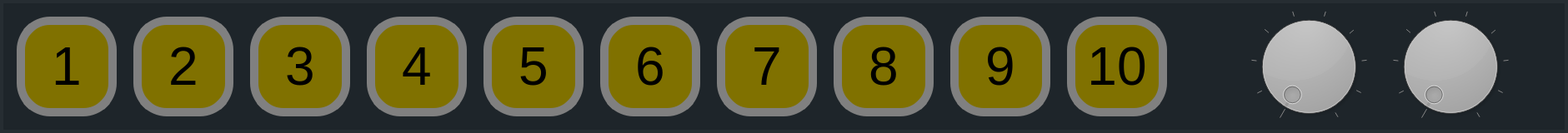
   <widget class="QGroupBox" name="groupBox_3">
    <property name="geometry">
     <rect>
      <x>20</x>
      <y>420</y>
      <width>1881</width>
      <height>160</height>
     </rect>
    </property>
    <property name="styleSheet">
     <string notr="true">background-color: #1e252a; 
border: 4px solid #262d32; </string>
    </property>
    <property name="title">
     <string/>
    </property>
    <property name="flat">
     <bool>false</bool>
    </property>
    <widget class="QPushButton" name="pushButton32">
     <property name="geometry">
      <rect>
       <x>160</x>
       <y>20</y>
       <width>120</width>
       <height>120</height>
      </rect>
     </property>
     <property name="font">
      <font>
       <family>Helvetica Neue</family>
       <pointsize>48</pointsize>
      </font>
     </property>
     <property name="styleSheet">
      <string notr="true">border: 10px solid grey; 
background-color: #807100;
border-radius: 40px;</string>
     </property>
     <property name="text">
      <string>2</string>
     </property>
     <property name="flat">
      <bool>false</bool>
     </property>
    </widget>
    <widget class="QPushButton" name="pushButton37">
     <property name="geometry">
      <rect>
       <x>860</x>
       <y>20</y>
       <width>120</width>
       <height>120</height>
      </rect>
     </property>
     <property name="font">
      <font>
       <family>Helvetica Neue</family>
       <pointsize>48</pointsize>
      </font>
     </property>
     <property name="styleSheet">
      <string notr="true">border: 10px solid grey; 
background-color: #807100;
border-radius: 40px;</string>
     </property>
     <property name="text">
      <string>7</string>
     </property>
     <property name="flat">
      <bool>false</bool>
     </property>
    </widget>
    <widget class="QPushButton" name="pushButton30">
     <property name="geometry">
      <rect>
       <x>1280</x>
       <y>20</y>
       <width>120</width>
       <height>120</height>
      </rect>
     </property>
     <property name="font">
      <font>
       <family>Helvetica Neue</family>
       <pointsize>48</pointsize>
      </font>
     </property>
     <property name="styleSheet">
      <string notr="true">border: 10px solid grey; 
background-color: #807100;
border-radius: 40px;</string>
     </property>
     <property name="text">
      <string>10</string>
     </property>
     <property name="flat">
      <bool>false</bool>
     </property>
    </widget>
    <widget class="QPushButton" name="pushButton35">
     <property name="geometry">
      <rect>
       <x>580</x>
       <y>20</y>
       <width>120</width>
       <height>120</height>
      </rect>
     </property>
     <property name="font">
      <font>
       <family>Helvetica Neue</family>
       <pointsize>48</pointsize>
      </font>
     </property>
     <property name="styleSheet">
      <string notr="true">border: 10px solid grey; 
background-color: #807100;
border-radius: 40px;</string>
     </property>
     <property name="text">
      <string>5</string>
     </property>
     <property name="flat">
      <bool>false</bool>
     </property>
    </widget>
    <widget class="QPushButton" name="pushButton36">
     <property name="geometry">
      <rect>
       <x>720</x>
       <y>20</y>
       <width>120</width>
       <height>120</height>
      </rect>
     </property>
     <property name="font">
      <font>
       <family>Helvetica Neue</family>
       <pointsize>48</pointsize>
      </font>
     </property>
     <property name="styleSheet">
      <string notr="true">border: 10px solid grey; 
background-color: #807100;
border-radius: 40px;</string>
     </property>
     <property name="text">
      <string>6</string>
     </property>
     <property name="flat">
      <bool>false</bool>
     </property>
    </widget>
    <widget class="QPushButton" name="pushButton31">
     <property name="geometry">
      <rect>
       <x>20</x>
       <y>20</y>
       <width>120</width>
       <height>120</height>
      </rect>
     </property>
     <property name="font">
      <font>
       <family>Helvetica Neue</family>
       <pointsize>48</pointsize>
      </font>
     </property>
     <property name="styleSheet">
      <string notr="true">border: 10px solid grey; 
background-color: #807100;
border-radius: 40px;</string>
     </property>
     <property name="text">
      <string>1</string>
     </property>
     <property name="flat">
      <bool>false</bool>
     </property>
    </widget>
    <widget class="QPushButton" name="pushButton34">
     <property name="geometry">
      <rect>
       <x>440</x>
       <y>20</y>
       <width>120</width>
       <height>120</height>
      </rect>
     </property>
     <property name="font">
      <font>
       <family>Helvetica Neue</family>
       <pointsize>48</pointsize>
      </font>
     </property>
     <property name="styleSheet">
      <string notr="true">border: 10px solid grey; 
background-color: #807100;
border-radius: 40px;</string>
     </property>
     <property name="text">
      <string>4</string>
     </property>
     <property name="flat">
      <bool>false</bool>
     </property>
    </widget>
    <widget class="QPushButton" name="pushButton33">
     <property name="geometry">
      <rect>
       <x>300</x>
       <y>20</y>
       <width>120</width>
       <height>120</height>
      </rect>
     </property>
     <property name="font">
      <font>
       <family>Helvetica Neue</family>
       <pointsize>48</pointsize>
      </font>
     </property>
     <property name="styleSheet">
      <string notr="true">border: 10px solid grey; 
background-color: #807100;
border-radius: 40px;</string>
     </property>
     <property name="text">
      <string>3</string>
     </property>
     <property name="flat">
      <bool>false</bool>
     </property>
    </widget>
    <widget class="QPushButton" name="pushButton38">
     <property name="geometry">
      <rect>
       <x>1000</x>
       <y>20</y>
       <width>120</width>
       <height>120</height>
      </rect>
     </property>
     <property name="font">
      <font>
       <family>Helvetica Neue</family>
       <pointsize>48</pointsize>
      </font>
     </property>
     <property name="styleSheet">
      <string notr="true">border: 10px solid grey; 
background-color: #807100;
border-radius: 40px;</string>
     </property>
     <property name="text">
      <string>8</string>
     </property>
     <property name="flat">
      <bool>false</bool>
     </property>
    </widget>
    <widget class="QPushButton" name="pushButton39">
     <property name="geometry">
      <rect>
       <x>1140</x>
       <y>20</y>
       <width>120</width>
       <height>120</height>
      </rect>
     </property>
     <property name="font">
      <font>
       <family>Helvetica Neue</family>
       <pointsize>48</pointsize>
      </font>
     </property>
     <property name="styleSheet">
      <string notr="true">border: 10px solid grey; 
background-color: #807100;
border-radius: 40px;</string>
     </property>
     <property name="text">
      <string>9</string>
     </property>
     <property name="flat">
      <bool>false</bool>
     </property>
    </widget>
    <widget class="QDial" name="dial3s">
     <property name="geometry">
      <rect>
       <x>1670</x>
       <y>10</y>
       <width>140</width>
       <height>140</height>
      </rect>
     </property>
     <property name="styleSheet">
      <string notr="true">background: black;</string>
     </property>
     <property name="minimum">
      <number>1</number>
     </property>
     <property name="maximum">
      <number>10</number>
     </property>
     <property name="notchTarget">
      <double>11.699999999999999</double>
     </property>
     <property name="notchesVisible">
      <bool>true</bool>
     </property>
    </widget>
    <widget class="QDial" name="dial3p">
     <property name="geometry">
      <rect>
       <x>1500</x>
       <y>10</y>
       <width>140</width>
       <height>140</height>
      </rect>
     </property>
     <property name="focusPolicy">
      <enum>Qt::WheelFocus</enum>
     </property>
     <property name="styleSheet">
      <string notr="true">background: black;</string>
     </property>
     <property name="minimum">
      <number>1</number>
     </property>
     <property name="maximum">
      <number>10</number>
     </property>
     <property name="invertedAppearance">
      <bool>false</bool>
     </property>
     <property name="invertedControls">
      <bool>false</bool>
     </property>
     <property name="wrapping">
      <bool>false</bool>
     </property>
     <property name="notchTarget">
      <double>11.699999999999999</double>
     </property>
     <property name="notchesVisible">
      <bool>true</bool>
     </property>
    </widget>
   </widget>
